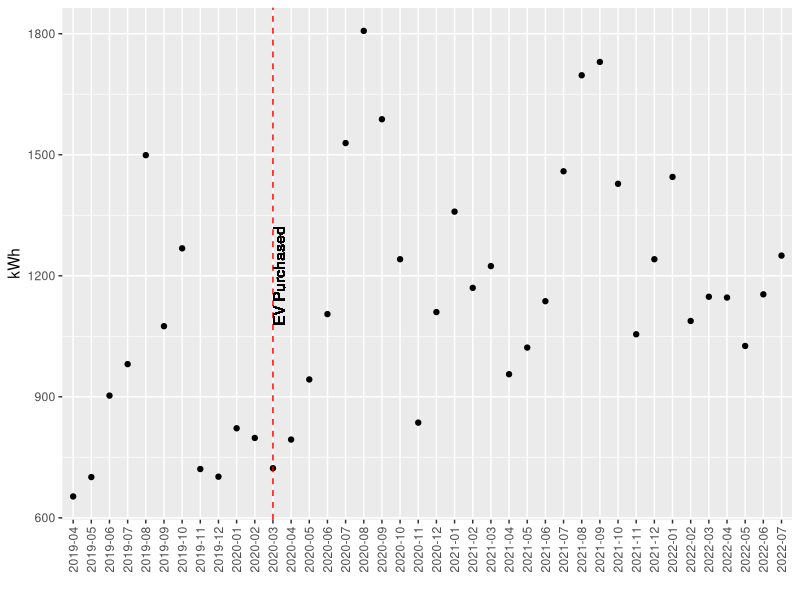
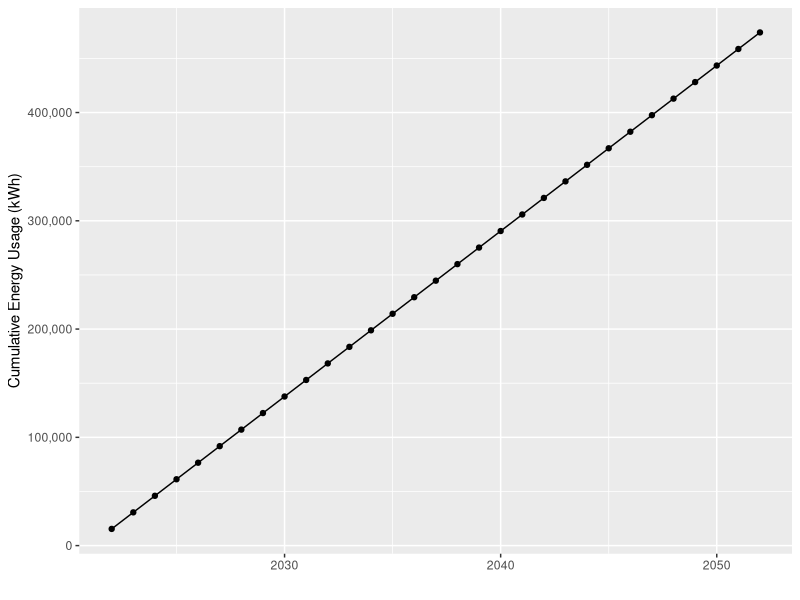
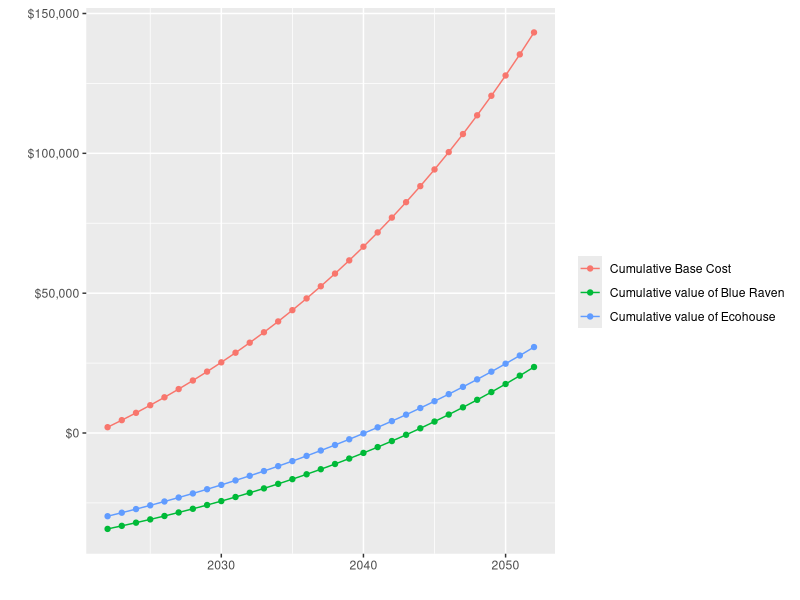
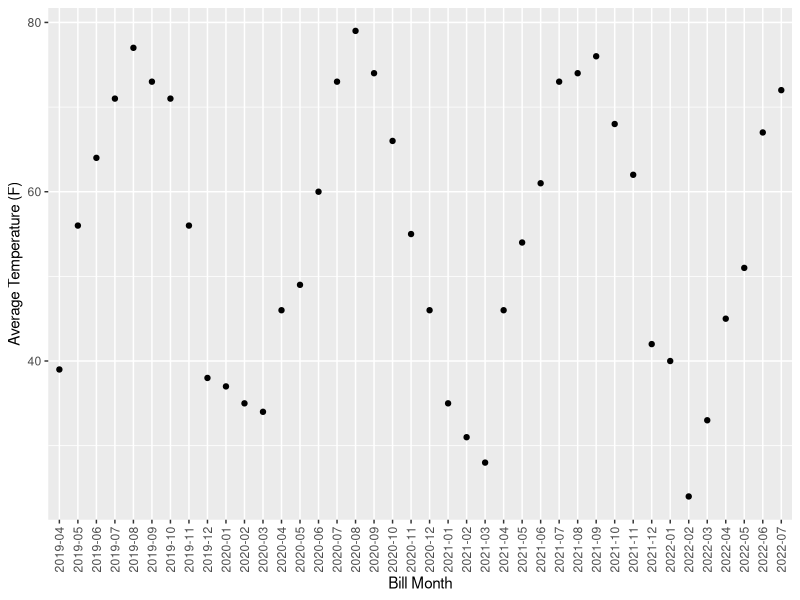
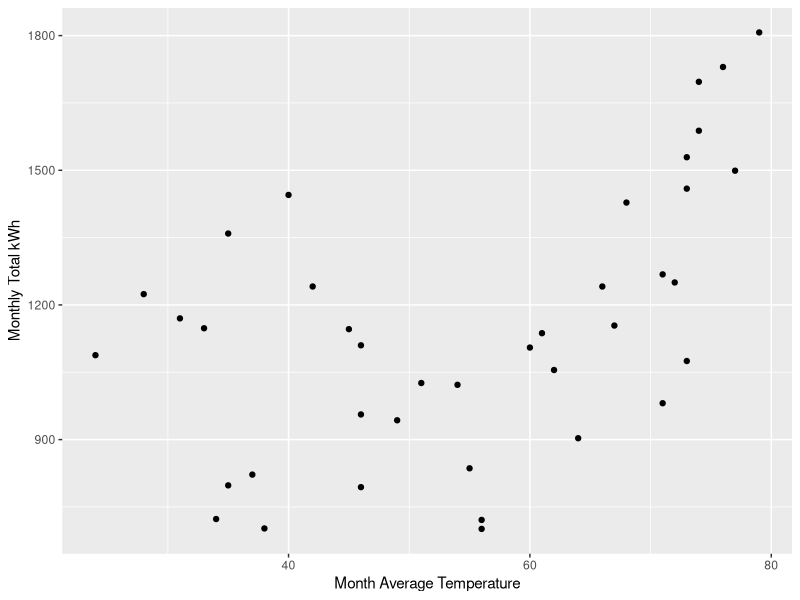
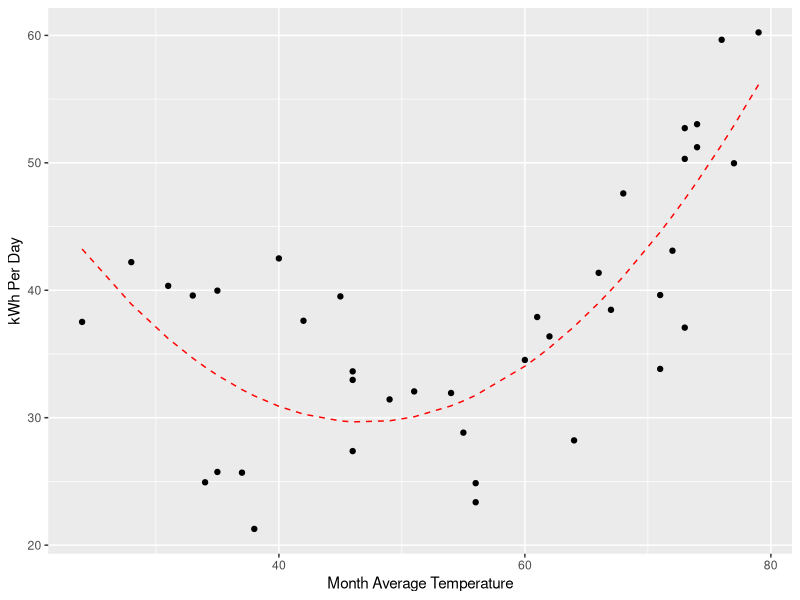
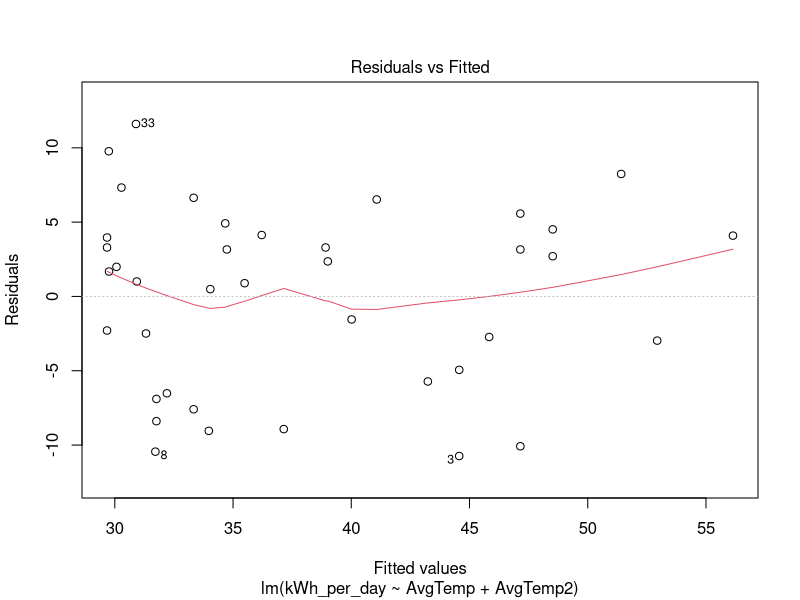
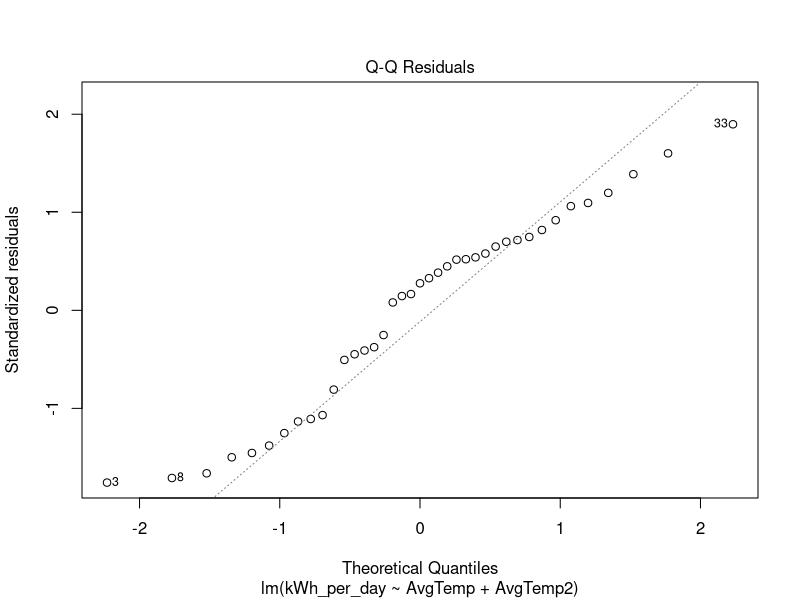

Recreate these plots in R, in order.
## ---- chunk 1
knitr::opts_chunk$set(echo = FALSE)

require(ggplot2)
require(stringr)
require(lubridate)
require(reshape2)
## ---- chunk 2
stopifnot(file.exists("ActualData.csv"))
stopifnot(file.exists("ForecastData.csv"))

actual <- read.csv("ActualData.csv")
names(actual)[1] <- "Bill.Start"

strip_dollar_sign_or_comma <- function(x) as.numeric(gsub("[,$]", "", x))

forecast <- read.csv("ForecastData.csv")
names(forecast)[1] <- "Year"

forecast$yearmonth <- paste0(forecast$Year, "-", stringr::str_pad(forecast$Month, pad = "0", width = 2))
forecast$kWh <- strip_dollar_sign_or_comma(forecast$kWh)
forecast$Transmission <- strip_dollar_sign_or_comma(forecast$Transmission)
forecast$Customer <- strip_dollar_sign_or_comma(forecast$Customer)
forecast$Distribution <- strip_dollar_sign_or_comma(forecast$Distribution)
forecast$Generation <- strip_dollar_sign_or_comma(forecast$Generation)
forecast$Bill.Total <- strip_dollar_sign_or_comma(forecast$Bill.Total)

actual$Bill.Start <- lubridate::mdy(actual$Bill.Start)
actual$Bill.End <- lubridate::mdy(actual$Bill.End)

# validate Dates
stopifnot(all(as.numeric(with(actual, Bill.End - Bill.Start - Days + 1)) == 0))
# validate Year
stopifnot(all(actual$Year - lubridate::year(actual$Bill.End) == 0))
# validate Month
stopifnot(all(actual$Month - lubridate::month(actual$Month) == 0))
## ---- chunk 3
ggplot(forecast, aes(x = yearmonth, y = kWh)) + geom_point() +
  theme(axis.text.x = element_text(angle = 90, vjust = 0.5)) +
  geom_vline(aes(xintercept = "2020-03"), col = "red", lty = 2) +
  geom_text(x = "2020-03", y = 1200, label = "EV Purchased", angle = 90, vjust = 1) +
  labs(x = "", y = "kWh")
## ---- chunk 4
actual_usage_previous_year <- sum(forecast$kWh[(nrow(forecast)-11):nrow(forecast)])
actual_cost_previous_year <- sum(forecast$Bill.Total[(nrow(forecast)-11):nrow(forecast)])
forecast_usage_per_year <- mean(forecast$kWh[16:length(forecast$kWh)])*12
forecast_trans_per_year <- mean(forecast$Transmission[28:40])*12
forecast_dist_per_year <- mean(forecast$Distribution[28:40])*12
forecast_cust_per_year <- forecast$Customer[40]*12
forecast_gen_per_year <- mean(forecast$kWh[16:length(forecast$kWh)])*12 * forecast$Generation.per.kWh[40]
forecast_bill_total <- forecast_trans_per_year + forecast_dist_per_year + forecast_cust_per_year + forecast_gen_per_year
blue_raven_production <- 13380
ecohouse_production <- 15453
blue_raven_eff <- .92
ecohouse_eff <- 0.8
blue_raven_total_cost <- 46341
blue_raven_tax_break <- 12049
eco_total_cost <- 42500
eco_tax_break <- 12750
energy_inflation <- 0.04
inflation <- 0.02
## ---- chunk 5
npv_data <- data.frame(
  year = 2022:2052,
  usage = c(actual_usage_previous_year, rep(forecast_usage_per_year, 30)),
  cost_no_solar = c(actual_cost_previous_year, 
                   forecast_bill_total*(1+energy_inflation)^(1:30)),
  generation_blue = c(0, blue_raven_production*(blue_raven_eff^(1/25))^(1:30)),
  generation_eco = c(0, ecohouse_production*(ecohouse_eff^(1/25))^(1:30))) |>
  dplyr::mutate(
    offset_blue = c(-(blue_raven_total_cost-blue_raven_tax_break), rep(0, 30)) +
      generation_blue*forecast$Generation.per.kWh[40]*(1+energy_inflation)^(0:30),
    offset_eco = c(-(eco_total_cost-eco_tax_break), rep(0, 30)) +
      generation_eco*forecast$Generation.per.kWh[40]*(1+energy_inflation)^(0:30))
## ---- chunk 6
ggplot(npv_data, aes(x = year, y = cumsum(usage))) + 
  geom_point() + 
  geom_line() +
  labs(x = "", y = "Cumulative Energy Usage (kWh)") +
  scale_y_continuous(labels = scales::comma_format())
## ---- chunk 7
ggplot(npv_data |>
         reshape2::melt(id.vars = "year") |>
         dplyr::filter(variable %in% c("cost_no_solar", "offset_blue", "offset_eco")) |>
         dplyr::group_by(variable) |>
         dplyr::mutate(value = cumsum(value)) |>
         dplyr::ungroup() |>
         dplyr::mutate(variable = factor(variable, labels = c("Cumulative Base Cost", "Cumulative value of Blue Raven", "Cumulative value of Ecohouse"))), 
       aes(x = year, y = value, group = variable, col = variable)) + 
  geom_point() + 
  geom_line() +
  scale_y_continuous(labels = scales::dollar_format()) +
  labs(x = "", y = "", col = "")
## ---- chunk 8
model_data <- data.frame(kWh = forecast$kWh[-1],
                         AvgTemp = forecast$AvgTemp[-1],
                         AvgTemp2 = forecast$AvgTemp[-1]^2,
                         Days = forecast$Days[-1],
                         kWh_per_day = forecast$kWh[-1] / forecast$Days[-1],
                         month = forecast$Month[-1])
lm1 <- lm(kWh_per_day ~ AvgTemp + AvgTemp2, data = model_data)

model_data$pred <- predict(lm1)
## ---- chunk 9
ggplot(forecast, aes(x = yearmonth, y = AvgTemp)) +
  geom_point() +
  labs(x = "Bill Month", y = "Average Temperature (F)") +
  theme(axis.text.x = element_text(angle = 90, vjust = 0.5))
## ---- chunk 10
ggplot(model_data, aes(x = AvgTemp, y = kWh)) +
  geom_point() +
  labs(x = "Month Average Temperature", y = "Monthly Total kWh")
## ---- chunk 11
ggplot(model_data, aes(x = AvgTemp, y = kWh_per_day)) +
  geom_point() +
  geom_line(aes(x = AvgTemp, y = pred), col = "red", lty = 2) +
  labs(x = "Month Average Temperature", y = "kWh Per Day")
## ---- chunk 12
plot(lm1, which = 1)
plot(lm1, which = 2)
## ---- chunk 13
X <- actual |>
  dplyr::filter(Bill.Start > as.Date("2022-08-01")) |>
  dplyr::rename(total_kwh = kWh,
                delivered_kwh = Delivered..kWh.,
                received_kwh = Received..kWh.,
                generation_supply = Generation..Supply.) |>
  dplyr::mutate(home_used = delivered_kwh + received_kwh + Solar.Production,
                transmission_per_kwh = Transmission / total_kwh,
                distribution_per_kwh = Distribution / total_kwh,
                forecast_distribution_per_kwh = ifelse(total_kwh > 0, Distribution / total_kwh, 0))

for (i in 2:nrow(X)) {
  if (X$transmission_per_kwh[i] == 0) X$transmission_per_kwh[i] <- X$transmission_per_kwh[i-1]
  if (X$forecast_distribution_per_kwh[i] == 0) X$forecast_distribution_per_kwh[i] <- X$forecast_distribution_per_kwh[i-1]
}

Y <- data.frame(Bill.Start = rep(as.Date(NA), 400),
                Bill.End = rep(as.character(NA), 400),
                Year = rep(NA_integer_, 400),
                Month = rep(NA_integer_, 400),
                Days = rep(NA_integer_, 400),
                total_kwh = rep(NA_integer_, 400),
                delivered_kwh = rep(NA_integer_, 400),
                received_kwh = rep(NA_integer_, 400),
                Transmission = rep(as.numeric(NA), 400),
                generation_supply = rep(as.numeric(NA), 400),
                Distribution = rep(as.numeric(NA), 400),
                Customer = rep(NA_integer_, 400),
                Generation.per.kWh = rep(as.numeric(NA), 400),
                Generation = rep(as.numeric(NA), 400),
                AvgTemp = rep(NA_integer_, 400),
                Solar.Production = rep(as.numeric(NA), 400),
                Bill.Total = rep(as.numeric(NA), 400),
                home_used = rep(as.numeric(NA), 400),
                transmission_per_kwh = rep(as.numeric(NA, 400)),
                distribution_per_kwh = rep(as.numeric(NA, 400)),
                forecast_distribution_per_kwh = rep(as.numeric(NA, 400)))
X2 <- rbind(X, Y)

for (i in (nrow(X) + 1):(nrow(X) + 400)) {
  X2$Month[i] = X2$Month[i-12]
  X2$Year[i] = X2$Year[i-12] + 1
  ind <- which(X$Month == X2$Month[i])
  X2$Days[i] = mean(X$Days[ind])
  X2$AvgTemp[i] = mean(X$AvgTemp[ind])
  X2$transmission_per_kwh[i] = X2$transmission_per_kwh[i-1]
  X2$forecast_distribution_per_kwh[i] = X2$forecast_distribution_per_kwh[i-1]
  X2$Generation.per.kWh[i] = X2$Generation.per.kWh[i-1]
}

X2$forecast_total_kwh = pmax(X2$home_used, (coef(lm1)[1] + coef(lm1)[2]*X2$AvgTemp + coef(lm1)[3]*X2$AvgTemp^2)*X2$Days, na.rm = TRUE)

X2 <- X2 |>
  dplyr::mutate(forecast_transmission = forecast_total_kwh * transmission_per_kwh,
                forecast_distribution = forecast_total_kwh * forecast_distribution_per_kwh,
                forecast_customer = 10,
                forecast_generation = forecast_total_kwh * Generation.per.kWh,
                forecast_total = forecast_transmission + forecast_distribution + forecast_customer + forecast_generation,
                estimated_save = ifelse(!is.na(Bill.Total), forecast_total - Bill.Total, forecast_total),
                total_cash_flow = estimated_save)

X2$total_cash_flow[1] <- X2$total_cash_flow[1] - 42500
X2$total_cash_flow[7] <- X2$total_cash_flow[7] + 12750

X2$npv <- 0
i_switch <- 0
X2$npv[1] <- X2$total_cash_flow[1]
for (i in 2:nrow(X2)) {
  X2$npv[i] <- sum(X2$total_cash_flow[1:i]*(1-0.02/12)^(0:(i-1)))
  if (X2$npv[i] >= 0 & X2$npv[i-1] < 0) i_switch = i
}

X2$year_month <- paste0(X2$Year, "-", stringr::str_pad(X2$Month, pad = "0", width = 2))
## ---- chunk 14
ggplot(X2 |>
         dplyr::filter(!is.na(Bill.Start)), aes(x = Bill.Start, y = AvgTemp)) + 
  geom_point() +
  labs(x = "", y = "Month Average Temperature (F)")
## ---- chunk 15
ggplot(X2 |>
         dplyr::filter(!is.na(Bill.Start)) |>
         dplyr::select(Bill.Start, forecast_total_kwh, delivered_kwh, received_kwh, Solar.Production) |>
         reshape2::melt(id.vars = "Bill.Start") |>
         dplyr::mutate(variable = factor(variable, labels = c("Actual Total Demand",
                                                              "From Grid",
                                                              "To Grid",
                                                              "Solar Production"))), 
       aes(x = Bill.Start, y = value, group = variable, col = variable)) + 
  geom_point() +
  labs(x = "", y = "Power (kWh)", col = "") +
  scale_y_continuous(labels = scales::comma_format()) +
  geom_vline(xintercept = as.Date("2025-01-31"), lty = 2) +
  geom_text(x = as.Date("2025-03-01"), y = 0, label = "Mach-E EV Purchased", angle = 90, vjust = 1, col = "black", size = 3)
## ---- chunk 16
ggplot(X2 |>
         dplyr::filter(!is.na(Bill.Start)) |>
         dplyr::select(Bill.Start, forecast_total_kwh, Solar.Production) |>
         reshape2::melt(id.vars = "Bill.Start") |>
         dplyr::mutate(variable = factor(variable, labels = c("Actual Total Demand",
                                                              "Solar Production"))), 
       aes(x = Bill.Start, y = value, group = variable, col = variable)) + 
  geom_point() +
  geom_line() +
  labs(x = "", y = "Power (kWh)", col = "") +
  scale_y_continuous(labels = scales::comma_format()) +
  geom_vline(xintercept = as.Date("2025-01-31"), lty = 2) +
  geom_text(x = as.Date("2025-03-01"), y = 2000, label = "Mach-E EV Purchased", angle = 90, vjust = 1, col = "black", size = 3)

## ---- chunk 17
temp <- X2 |>
  dplyr::filter(!is.na(Bill.End)) |>
  dplyr::mutate(
    predicted = predict(lm1, newdata = data.frame(AvgTemp = AvgTemp,
                                  AvgTemp2 = AvgTemp^2)) * Days,
    actual = forecast_total_kwh
  )

ggplot(temp, aes(x = actual, y = predicted)) + 
  geom_point() +
  labs(x = "Actual Total Demand", y = "Predicted Total Demand") +
  geom_abline(slope = 1, intercept = 0, lty = 2, col = "darkgrey") +
  scale_x_continuous(labels = scales::comma) +
  scale_y_continuous(labels = scales::comma)

ggplot(temp |>
         dplyr::select(Bill.End, predicted, actual) |>
         reshape2::melt(id.vars = "Bill.End"),
       aes(x = Bill.End, y = value, col = variable, group = variable)) +
  geom_point() +
  geom_line() +
  scale_y_continuous(labels = scales::comma) +
  labs(x = "", y = "Total Demand", col = "")

## ---- chunk 18
temp <- X2 |>
  dplyr::mutate(forecast_total_kwh = cumsum(forecast_total_kwh)) |>
  dplyr::filter(Month == 12)
ggplot(temp, aes(x = Year, y = forecast_total_kwh)) + 
  geom_point() +
  geom_line() +
  labs(x = "", y = "Forecasted Cumulative Total kWh since Installation") +
  scale_y_continuous(labels = scales::comma_format())
## ---- chunk 19
temp <- X2 |>
  dplyr::mutate(cum_total_cash_flow = cumsum(total_cash_flow)) |>
  dplyr::filter(Month == 12, Year <= 2052) |>
  dplyr::left_join(npv_data |>
                     dplyr::select(year, offset_eco),
                   by = c("Year" = "year")) |>
  dplyr::mutate(cum_orig_cash_flow = cumsum(offset_eco))
temp2 <- X2 |>
  dplyr::group_by(Year) |>
  dplyr::summarize(total_cash_flow = sum(total_cash_flow)) |>
  dplyr::filter(Year <= 2052)
ggplot(temp, aes(x = Year, y = cum_total_cash_flow)) + 
  geom_point() +
  geom_line() +
  geom_point(mapping = aes(x = Year, y = cum_orig_cash_flow), col = "green", shape = 1) +
  geom_line(mapping = aes(x = Year, y = cum_orig_cash_flow), col = "green", lty = 2) +
  labs(x = "", y = "Forecasted Nominal Cumulative Cash Flow") +
  geom_hline(yintercept = 0, lty = 2, col = "red") +
  scale_y_continuous(labels = scales::dollar_format()) +
  geom_col(data = temp2, mapping = aes(x = Year, y = total_cash_flow), alpha = 0.5)
## ---- chunk 20
ggplot(temp, aes(x = Year, y = npv)) + 
  geom_point() +
  geom_line() +
  labs(x = "", y = "Forecasted Real Cumulative Cash Flow\n2022 Dollars") +
  geom_hline(yintercept = 0, lty = 2, col = "red") +
  geom_vline(xintercept = X2$Year[i_switch], lty = 2, col = "red") +
  scale_y_continuous(labels = scales::dollar_format())
